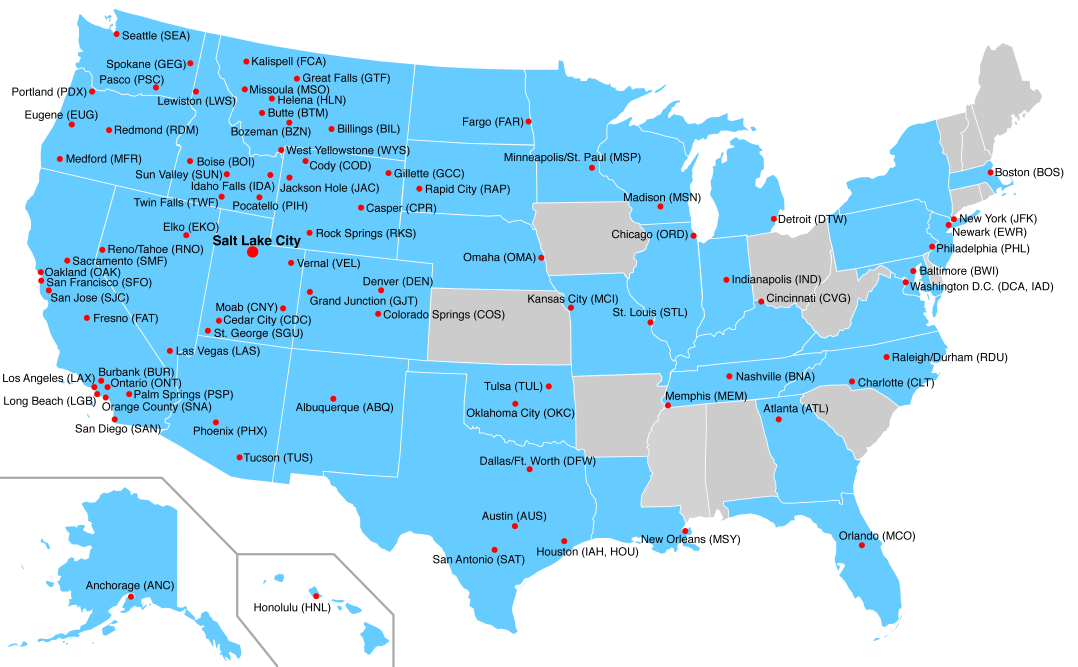
#> input picture data/mapaairport.png, 3234 x 2000 px (shown at 1/3 size)
$ python airports.py
#> lines starting #> are read from the running program, lines starting #| are printed output that depends on the picture
import math
import matplotlib.pyplot as plt
import networkx as nx
from PIL import Image

# Função para calcular a distância euclidiana entre dois pontos
def calculate_distance(coord1, coord2):
    return math.sqrt((coord2[0] - coord1[0]) ** 2 + (coord2[1] - coord1[1]) ** 2)

# Aeroportos e suas coordenadas
airports_project = {
    "Seattle (SEA)": (220, 1150),
    "San Francisco (SFO)": (85, 690),
    "Las Vegas (LAS)": (325, 570),
    "Denver (DEN)": (710, 680),
}

# Definição das rotas e cálculo dos pesos (distância entre os aeroportos)
routes_project = [
    ("Seattle (SEA)", "San Francisco (SFO)"),
    ("San Francisco (SFO)", "Las Vegas (LAS)"),
    ("Las Vegas (LAS)", "Denver (DEN)"),
    ("Seattle (SEA)", "Denver (DEN)"),
]

# Criar o grafo
G_project = nx.Graph()
for airport, coord in airports_project.items():
    G_project.add_node(airport, pos=coord)

for route in routes_project:
    coord1 = airports_project[route[0]]
    coord2 = airports_project[route[1]]
    distance = calculate_distance(coord1, coord2)
    G_project.add_edge(route[0], route[1], weight=distance)

# Obter posições dos nós
pos_project = nx.get_node_attributes(G_project, "pos")

# Implementação para encontrar a rota mais curta entre todos os pares
def find_shortest_path(graph, source, target):
    path = nx.shortest_path(graph, source=source, target=target, weight="weight")
    distance = nx.shortest_path_length(graph, source=source, target=target, weight="weight")
    return path, distance

# Encontrar a rota mais curta entre todos os pares de aeroportos
shortest_overall_path = None
shortest_overall_distance = float('inf')

for source in airports_project:
    for target in airports_project:
        if source != target:
            path, distance = find_shortest_path(G_project, source, target)
            if distance < shortest_overall_distance:
                shortest_overall_distance = distance
                shortest_overall_path = path

# Carregar o mapa
image_path = "data/mapaairport.png"
map_image = Image.open(image_path)
#> map_image is the input picture: PIL image 3234x2000 RGBA; mean R, G, B, A 65.8, 109.3, 131.5, 142.2

# Plotar o grafo com a menor rota destacada
fig, ax = plt.subplots(figsize=(12, 8))
ax.imshow(map_image, extent=[0, 2000, 0, 1200], alpha=0.8)

# Desenhar o grafo completo
nx.draw_networkx_nodes(G_project, pos_project, node_size=100, node_color="red", ax=ax)
nx.draw_networkx_edges(G_project, pos_project, edge_color="blue", alpha=0.5, ax=ax)

# Destacar a menor rota entre todos os aeroportos
shortest_edges = [(shortest_overall_path[i], shortest_overall_path[i + 1]) for i in range(len(shortest_overall_path) - 1)]
nx.draw_networkx_edges(G_project, pos_project, edgelist=shortest_edges, edge_color="green", width=2, ax=ax)

# Exibir pesos das arestas (distâncias)
edge_labels = nx.get_edge_attributes(G_project, 'weight')
nx.draw_networkx_edge_labels(
    G_project, pos_project, edge_labels={k: f"{v:.1f}" for k, v in edge_labels.items()}, font_size=8, ax=ax
)

# Adicionar título com a menor rota encontrada
plt.title(
    f"Malha de Transporte Aéreo - Menor Rota: {shortest_overall_path} com distância {shortest_overall_distance:.1f}",
    fontsize=14,
)
plt.axis("off")
plt.show()
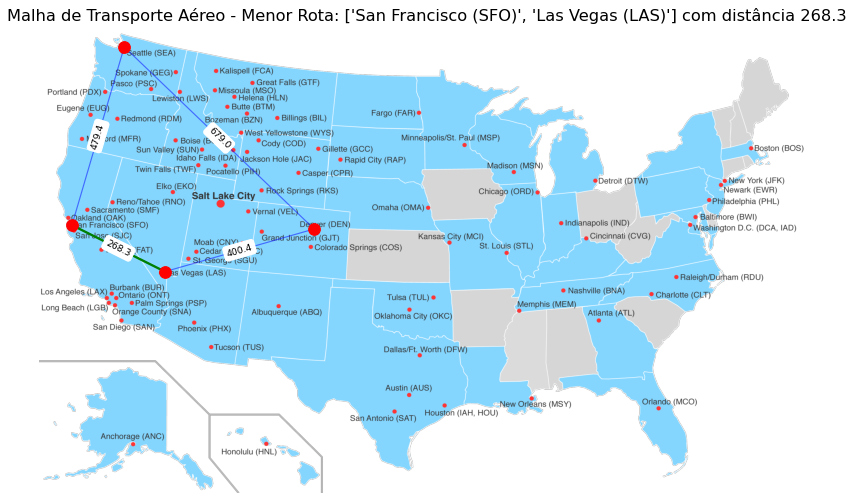
#> figure drawn by matplotlib, 1 panel
